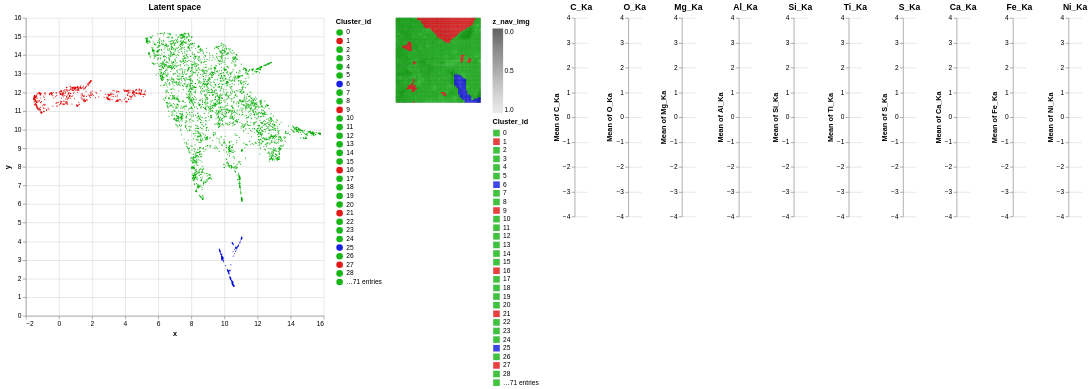

Source (notebook cell):
### Markdown cell above
This 'Recolour' functionality changes the colourmap that is used by the 'check_latent_space' function, so the recoloured clusters will appear here.

### Code cell
gui.check_latent_space(ps=ps_gmm,show_map=True,ratio_to_be_shown=1.0)

### Figure 1 — Vega-Lite specification as saved in the notebook (floating-point values rounded to 4 significant figures; data arrays with more than 128 entries replaced by an {"elided": "..."} marker saying what was removed)
{"config": {"view": {"continuousWidth": 300, "continuousHeight": 300, "strokeWidth": 0}}, "hconcat": [{"data": {"name": "data-214ecfc0a37bb287dcf06f42b109cd20"}, "mark": {"type": "circle", "size": 3}, "encoding": {"color": {"field": "Cluster_id", "scale": {"domain": [0.0, 1.0, 2.0, 3.0, 4.0, 5.0, 6.0, 7.0, 8.0, 9.0, 10.0, 11.0, 12.0, 13.0, 14.0, 15.0, 16.0, 17.0, 18.0, 19.0, 20.0, 21.0, 22.0, 23.0, 24.0, 25.0, 26.0, 27.0, 28.0, 29.0, 30.0, 31.0, 32.0, 33.0, 34.0, 35.0, 36.0, 37.0, 38.0, 39.0, 40.0, 41.0, 42.0, 43.0, 44.0, 45.0, 46.0, 47.0, 48.0, 49.0, 50.0, 51.0, 52.0, 53.0, 54.0, 55.0, 56.0, 57.0, 58.0, 59.0, 60.0, 61.0, 62.0, 63.0, 64.0, 65.0, 66.0, 67.0, 68.0, 69.0, 70.0, 71.0, 72.0, 73.0, 74.0, 75.0, 76.0, 77.0, 78.0, 79.0, 80.0, 81.0, 82.0, 83.0, 84.0, 85.0, 86.0, 87.0, 88.0, 89.0, 90.0, 91.0, 92.0, 93.0, 94.0, 95.0, 96.0, 97.0, 98.0, 99.0], "range": ["rgb(0, 174, 0)", "rgb(222, 0, 0)", "rgb(0, 174, 0)", "rgb(0, 174, 0)", "rgb(0, 174, 0)", "rgb(0, 174, 0)", "rgb(0, 9, 221)", "rgb(0, 174, 0)", "rgb(0, 174, 0)", "rgb(222, 0, 0)", "rgb(0, 174, 0)", "rgb(0, 174, 0)", "rgb(0, 174, 0)", "rgb(0, 174, 0)", "rgb(0, 174, 0)", "rgb(0, 174, 0)", "rgb(222, 0, 0)", "rgb(0, 174, 0)", "rgb(0, 174, 0)", "rgb(0, 174, 0)", "rgb(0, 174, 0)", "rgb(222, 0, 0)", "rgb(0, 174, 0)", "rgb(0, 174, 0)", "rgb(0, 174, 0)", "rgb(0, 9, 221)", "rgb(0, 174, 0)", "rgb(222, 0, 0)", "rgb(0, 174, 0)", "rgb(0, 174, 0)", "rgb(0, 174, 0)", "rgb(0, 174, 0)", "rgb(0, 174, 0)", "rgb(0, 174, 0)", "rgb(0, 174, 0)", "rgb(0, 174, 0)", "rgb(0, 9, 221)", "rgb(0, 174, 0)", "rgb(0, 174, 0)", "rgb(0, 174, 0)", "rgb(0, 9, 221)", "rgb(0, 174, 0)", "rgb(0, 174, 0)", "rgb(0, 174, 0)", "rgb(0, 174, 0)", "rgb(0, 174, 0)", "rgb(222, 0, 0)", "rgb(222, 0, 0)", "rgb(0, 174, 0)", "rgb(0, 174, 0)", "rgb(0, 174, 0)", "rgb(222, 0, 0)", "rgb(0, 174, 0)", "rgb(0, 174, 0)", "rgb(0, 174, 0)", "rgb(222, 0, 0)", "rgb(0, 174, 0)", "rgb(0, 174, 0)", "rgb(0, 174, 0)", "rgb(0, 174, 0)", "rgb(0, 9, 221)", "rgb(0, 174, 0)", "rgb(0, 174, 0)", "rgb(0, 174, 0)", "rgb(0, 174, 0)", "rgb(0, 174, 0)", "rgb(0, 174, 0)", "rgb(0, 174, 0)", "rgb(222, 0, 0)", "rgb(0, 174, 0)", "rgb(0, 174, 0)", "rgb(222, 0, 0)", "rgb(0, 174, 0)", "rgb(0, 174, 0)", "rgb(0, 174, 0)", "rgb(0, 174, 0)", "rgb(0, 174, 0)", "rgb(0, 174, 0)", "rgb(0, 174, 0)", "rgb(0, 174, 0)", "rgb(0, 174, 0)", "rgb(0, 174, 0)", "rgb(0, 174, 0)", "rgb(0, 174, 0)", "rgb(0, 174, 0)", "rgb(0, 174, 0)", "rgb(0, 174, 0)", "rgb(0, 174, 0)", "rgb(0, 174, 0)", "rgb(0, 174, 0)", "rgb(222, 0, 0)", "rgb(0, 174, 0)", "rgb(0, 174, 0)", "rgb(0, 174, 0)", "rgb(0, 174, 0)", "rgb(0, 174, 0)", "rgb(0, 174, 0)", "rgb(0, 9, 221)", "rgb(222, 0, 0)", "rgb(0, 174, 0)"]}, "type": "nominal"}, "opacity": {"condition": {"param": "param_3", "value": 0.9}, "value": 0.1}, "tooltip": [{"field": "Cluster_id", "type": "nominal"}, {"field": "x", "format": ",.2f", "type": "quantitative"}, {"field": "y", "format": ",.2f", "type": "quantitative"}], "x": {"field": "x", "type": "quantitative"}, "y": {"field": "y", "type": "quantitative"}}, "height": 450, "name": "view_4", "title": {"text": "Latent space"}, "width": 450}, {"layer": [{"data": {"name": "data-c6d3e8bcdc2a61eac0fffeed907ec2c2"}, "mark": {"type": "square", "size": 6}, "encoding": {"color": {"field": "z_nav_img", "scale": {"domain": [1.0, 0.0], "scheme": "greys"}, "type": "quantitative"}, "x": {"axis": null, "field": "x_nav_img", "type": "ordinal"}, "y": {"axis": null, "field": "y_nav_img", "type": "ordinal"}}}, {"data": {"name": "data-214ecfc0a37bb287dcf06f42b109cd20"}, "mark": {"type": "square", "size": 5}, "encoding": {"color": {"field": "Cluster_id", "scale": {"domain": [0.0, 1.0, 2.0, 3.0, 4.0, 5.0, 6.0, 7.0, 8.0, 9.0, 10.0, 11.0, 12.0, 13.0, 14.0, 15.0, 16.0, 17.0, 18.0, 19.0, 20.0, 21.0, 22.0, 23.0, 24.0, 25.0, 26.0, 27.0, 28.0, 29.0, 30.0, 31.0, 32.0, 33.0, 34.0, 35.0, 36.0, 37.0, 38.0, 39.0, 40.0, 41.0, 42.0, 43.0, 44.0, 45.0, 46.0, 47.0, 48.0, 49.0, 50.0, 51.0, 52.0, 53.0, 54.0, 55.0, 56.0, 57.0, 58.0, 59.0, 60.0, 61.0, 62.0, 63.0, 64.0, 65.0, 66.0, 67.0, 68.0, 69.0, 70.0, 71.0, 72.0, 73.0, 74.0, 75.0, 76.0, 77.0, 78.0, 79.0, 80.0, 81.0, 82.0, 83.0, 84.0, 85.0, 86.0, 87.0, 88.0, 89.0, 90.0, 91.0, 92.0, 93.0, 94.0, 95.0, 96.0, 97.0, 98.0, 99.0], "range": ["rgb(0, 174, 0)", "rgb(222, 0, 0)", "rgb(0, 174, 0)", "rgb(0, 174, 0)", "rgb(0, 174, 0)", "rgb(0, 174, 0)", "rgb(0, 9, 221)", "rgb(0, 174, 0)", "rgb(0, 174, 0)", "rgb(222, 0, 0)", "rgb(0, 174, 0)", "rgb(0, 174, 0)", "rgb(0, 174, 0)", "rgb(0, 174, 0)", "rgb(0, 174, 0)", "rgb(0, 174, 0)", "rgb(222, 0, 0)", "rgb(0, 174, 0)", "rgb(0, 174, 0)", "rgb(0, 174, 0)", "rgb(0, 174, 0)", "rgb(222, 0, 0)", "rgb(0, 174, 0)", "rgb(0, 174, 0)", "rgb(0, 174, 0)", "rgb(0, 9, 221)", "rgb(0, 174, 0)", "rgb(222, 0, 0)", "rgb(0, 174, 0)", "rgb(0, 174, 0)", "rgb(0, 174, 0)", "rgb(0, 174, 0)", "rgb(0, 174, 0)", "rgb(0, 174, 0)", "rgb(0, 174, 0)", "rgb(0, 174, 0)", "rgb(0, 9, 221)", "rgb(0, 174, 0)", "rgb(0, 174, 0)", "rgb(0, 174, 0)", "rgb(0, 9, 221)", "rgb(0, 174, 0)", "rgb(0, 174, 0)", "rgb(0, 174, 0)", "rgb(0, 174, 0)", "rgb(0, 174, 0)", "rgb(222, 0, 0)", "rgb(222, 0, 0)", "rgb(0, 174, 0)", "rgb(0, 174, 0)", "rgb(0, 174, 0)", "rgb(222, 0, 0)", "rgb(0, 174, 0)", "rgb(0, 174, 0)", "rgb(0, 174, 0)", "rgb(222, 0, 0)", "rgb(0, 174, 0)", "rgb(0, 174, 0)", "rgb(0, 174, 0)", "rgb(0, 174, 0)", "rgb(0, 9, 221)", "rgb(0, 174, 0)", "rgb(0, 174, 0)", "rgb(0, 174, 0)", "rgb(0, 174, 0)", "rgb(0, 174, 0)", "rgb(0, 174, 0)", "rgb(0, 174, 0)", "rgb(222, 0, 0)", "rgb(0, 174, 0)", "rgb(0, 174, 0)", "rgb(222, 0, 0)", "rgb(0, 174, 0)", "rgb(0, 174, 0)", "rgb(0, 174, 0)", "rgb(0, 174, 0)", "rgb(0, 174, 0)", "rgb(0, 174, 0)", "rgb(0, 174, 0)", "rgb(0, 174, 0)", "rgb(0, 174, 0)", "rgb(0, 174, 0)", "rgb(0, 174, 0)", "rgb(0, 174, 0)", "rgb(0, 174, 0)", "rgb(0, 174, 0)", "rgb(0, 174, 0)", "rgb(0, 174, 0)", "rgb(0, 174, 0)", "rgb(0, 174, 0)", "rgb(222, 0, 0)", "rgb(0, 174, 0)", "rgb(0, 174, 0)", "rgb(0, 174, 0)", "rgb(0, 174, 0)", "rgb(0, 174, 0)", "rgb(0, 174, 0)", "rgb(0, 9, 221)", "rgb(222, 0, 0)", "rgb(0, 174, 0)"]}, "type": "nominal"}, "opacity": {"condition": {"param": "param_3", "value": 0.75}, "value": 0}, "x": {"axis": null, "field": "x_id", "type": "ordinal"}, "y": {"axis": null, "field": "y_id", "type": "ordinal"}}, "name": "view_3"}], "height": 128, "width": 128}, {"hconcat": [{"mark": {"type": "bar"}, "encoding": {"y": {"aggregate": "mean", "field": "C_Ka", "scale": {"domain": [-4, 4]}, "type": "quantitative"}}, "title": {"text": "C_Ka"}, "transform": [{"filter": {"param": "param_3"}}]}, {"mark": {"type": "bar"}, "encoding": {"y": {"aggregate": "mean", "field": "O_Ka", "scale": {"domain": [-4, 4]}, "type": "quantitative"}}, "title": {"text": "O_Ka"}, "transform": [{"filter": {"param": "param_3"}}]}, {"mark": {"type": "bar"}, "encoding": {"y": {"aggregate": "mean", "field": "Mg_Ka", "scale": {"domain": [-4, 4]}, "type": "quantitative"}}, "title": {"text": "Mg_Ka"}, "transform": [{"filter": {"param": "param_3"}}]}, {"mark": {"type": "bar"}, "encoding": {"y": {"aggregate": "mean", "field": "Al_Ka", "scale": {"domain": [-4, 4]}, "type": "quantitative"}}, "title": {"text": "Al_Ka"}, "transform": [{"filter": {"param": "param_3"}}]}, {"mark": {"type": "bar"}, "encoding": {"y": {"aggregate": "mean", "field": "Si_Ka", "scale": {"domain": [-4, 4]}, "type": "quantitative"}}, "title": {"text": "Si_Ka"}, "transform": [{"filter": {"param": "param_3"}}]}, {"mark": {"type": "bar"}, "encoding": {"y": {"aggregate": "mean", "field": "Ti_Ka", "scale": {"domain": [-4, 4]}, "type": "quantitative"}}, "title": {"text": "Ti_Ka"}, "transform": [{"filter": {"param": "param_3"}}]}, {"mark": {"type": "bar"}, "encoding": {"y": {"aggregate": "mean", "field": "S_Ka", "scale": {"domain": [-4, 4]}, "type": "quantitative"}}, "title": {"text": "S_Ka"}, "transform": [{"filter": {"param": "param_3"}}]}, {"mark": {"type": "bar"}, "encoding": {"y": {"aggregate": "mean", "field": "Ca_Ka", "scale": {"domain": [-4, 4]}, "type": "quantitative"}}, "title": {"text": "Ca_Ka"}, "transform": [{"filter": {"param": "param_3"}}]}, {"mark": {"type": "bar"}, "encoding": {"y": {"aggregate": "mean", "field": "Fe_Ka", "scale": {"domain": [-4, 4]}, "type": "quantitative"}}, "title": {"text": "Fe_Ka"}, "transform": [{"filter": {"param": "param_3"}}]}, {"mark": {"type": "bar"}, "encoding": {"y": {"aggregate": "mean", "field": "Ni_Ka", "scale": {"domain": [-4, 4]}, "type": "quantitative"}}, "title": {"text": "Ni_Ka"}, "transform": [{"filter": {"param": "param_3"}}]}], "data": {"name": "data-214ecfc0a37bb287dcf06f42b109cd20"}}], "params": [{"name": "param_3", "select": {"type": "interval"}, "views": ["view_4", "view_3"]}, {"name": "param_4", "select": {"type": "interval", "on": "[mousedown[event.shiftKey], mouseup] > mousemove", "translate": "[mousedown[event.shiftKey], mouseup] > mousemove!", "zoom": "wheel![event.shiftKey]"}, "bind": "scales", "views": ["view_4"]}], "resolve": {"legend": {"color": "independent"}}, "$schema": "https://vega.github.io/schema/vega-lite/v5.14.1.json", "datasets": {"data-214ecfc0a37bb287dcf06f42b109cd20": {"elided": "4096 records"}, "data-c6d3e8bcdc2a61eac0fffeed907ec2c2": {"elided": "4096 records"}}}
